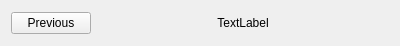
<?xml version="1.0" encoding="UTF-8"?>
<ui version="4.0">
 <class>StackViewNavController</class>
 <widget class="QWidget" name="StackViewNavController">
  <property name="geometry">
   <rect>
    <x>0</x>
    <y>0</y>
    <width>400</width>
    <height>46</height>
   </rect>
  </property>
  <property name="windowTitle">
   <string>Form</string>
  </property>
  <layout class="QHBoxLayout" name="horizontalLayout">
   <item>
    <widget class="QPushButton" name="previousButton">
     <property name="text">
      <string>Previous</string>
     </property>
    </widget>
   </item>
   <item>
    <widget class="QLabel" name="title">
     <property name="sizePolicy">
      <sizepolicy hsizetype="Expanding" vsizetype="Preferred">
       <horstretch>0</horstretch>
       <verstretch>0</verstretch>
      </sizepolicy>
     </property>
     <property name="text">
      <string>TextLabel</string>
     </property>
     <property name="alignment">
      <set>Qt::AlignCenter</set>
     </property>
    </widget>
   </item>
  </layout>
 </widget>
 <resources/>
 <connections/>
</ui>
